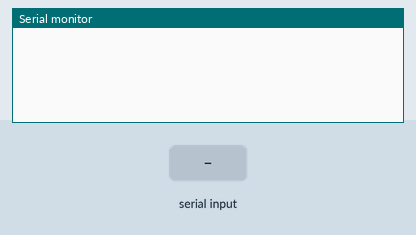
The sketch below on a simulated Arduino Uno, built with avr-gcc and run on an emulated ATmega328P. Shown: the last lines printed to the serial monitor. Inputs (shaded band) come from the test bench.

Above: at 1.2 s.
1.3 s: "90,45#" received over the second serial link
At 1.8 s:
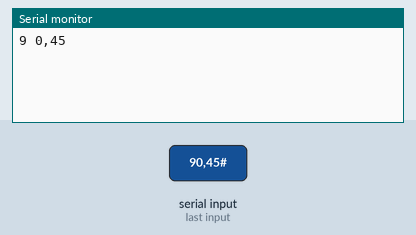
2.8 s: "5#" received over the second serial link
At 4.1 s:
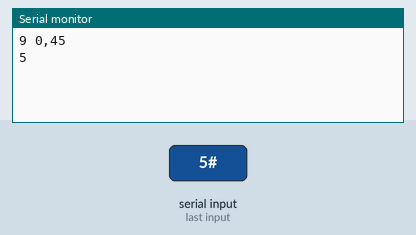

The sketch:

bluetooth.ino
```cpp
#include <SoftwareSerial.h>

#define BT_RXD 9
#define BT_TXD 8
SoftwareSerial bluetooth(BT_RXD, BT_TXD);

void setup() {
  Serial.begin(9600);
  bluetooth.begin(9600);

}

void loop() {
  if (bluetooth.available()) {

    String tot = bluetooth.readStringUntil('#');
    int tot_int = tot.toInt();

    String key = tot.substring(0,1);
    String value = tot.substring(1);
    Serial.print(key); Serial.print(" "); Serial.println(value);
  }

}
```

Measured:
- after the input at 1.3 s, the serial monitor: prints a new line at once (image 1)
- after the input at 2.8 s, the serial monitor: prints a new line at once (image 2)
